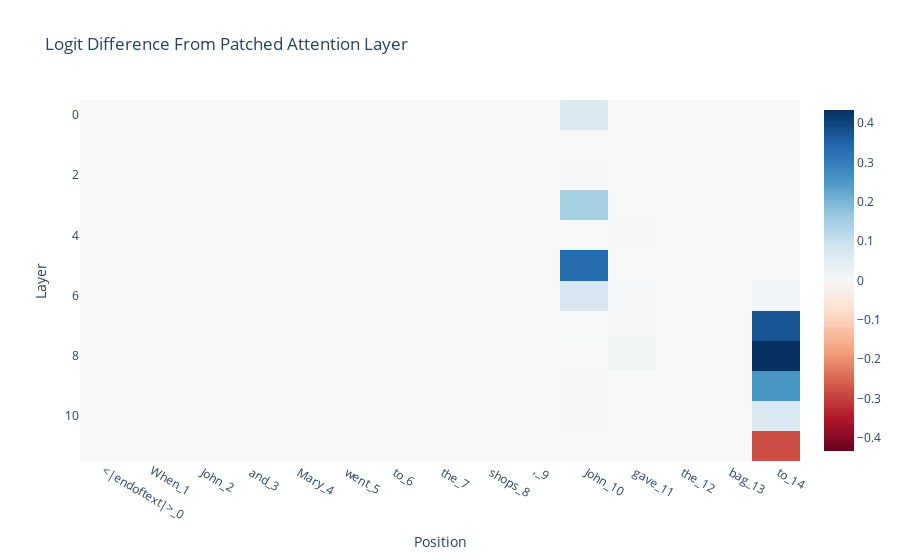

The notebook cell this image was saved under:
### Markdown cell above
We see that several attention layers are significant but that, matching the residual stream results, early layers matter on the second subject token, and later layers matter on the final token, and layers essentially don't matter on any other token. Extremely localised! As with direct logit attribution, layer 9 is positive and layers 10 and 11 are not, suggesting that the late layers only matter for direct logit effects, but we also see that layers 7 and 8 matter significantly. Presumably these are the heads that move information about which name is duplicated from the second subject token to the final token.

### Code cell
imshow(
    patched_attn_diff,
    x=prompt_position_labels,
    title="Logit Difference From Patched Attention Layer",
    labels={"x": "Position", "y": "Layer"},
)

### Figure 1 — Plotly figure (JSON) as saved in the notebook; plotly's stock layout.template omitted (floating-point values rounded to 4 significant figures; data arrays with more than 128 entries replaced by an {"elided": "..."} marker saying what was removed)
{"data": [{"coloraxis": "coloraxis", "hovertemplate": "Position: %{x}<br>Layer: %{y}<br>color: %{z}<extra></extra>", "name": "0", "type": "heatmap", "x": ["<|endoftext|>_0", "When_1", " John_2", " and_3", " Mary_4", " went_5", " to_6", " the_7", " shops_8", ",_9", " John_10", " gave_11", " the_12", " bag_13", " to_14"], "xaxis": "x", "yaxis": "y", "z": {"elided": "12x15 float values"}}], "layout": {"coloraxis": {"cmid": 0, "colorscale": [[0, "rgb(103,0,31)"], [0.1, "rgb(178,24,43)"], [0.2, "rgb(214,96,77)"], [0.3, "rgb(244,165,130)"], [0.4, "rgb(253,219,199)"], [0.5, "rgb(247,247,247)"], [0.6, "rgb(209,229,240)"], [0.7, "rgb(146,197,222)"], [0.8, "rgb(67,147,195)"], [0.9, "rgb(33,102,172)"], [1, "rgb(5,48,97)"]]}, "title": {"text": "Logit Difference From Patched Attention Layer"}, "xaxis": {"anchor": "y", "constrain": "domain", "domain": [0, 1], "scaleanchor": "y", "title": {"text": "Position"}}, "yaxis": {"anchor": "x", "autorange": "reversed", "constrain": "domain", "domain": [0, 1], "title": {"text": "Layer"}}}}
